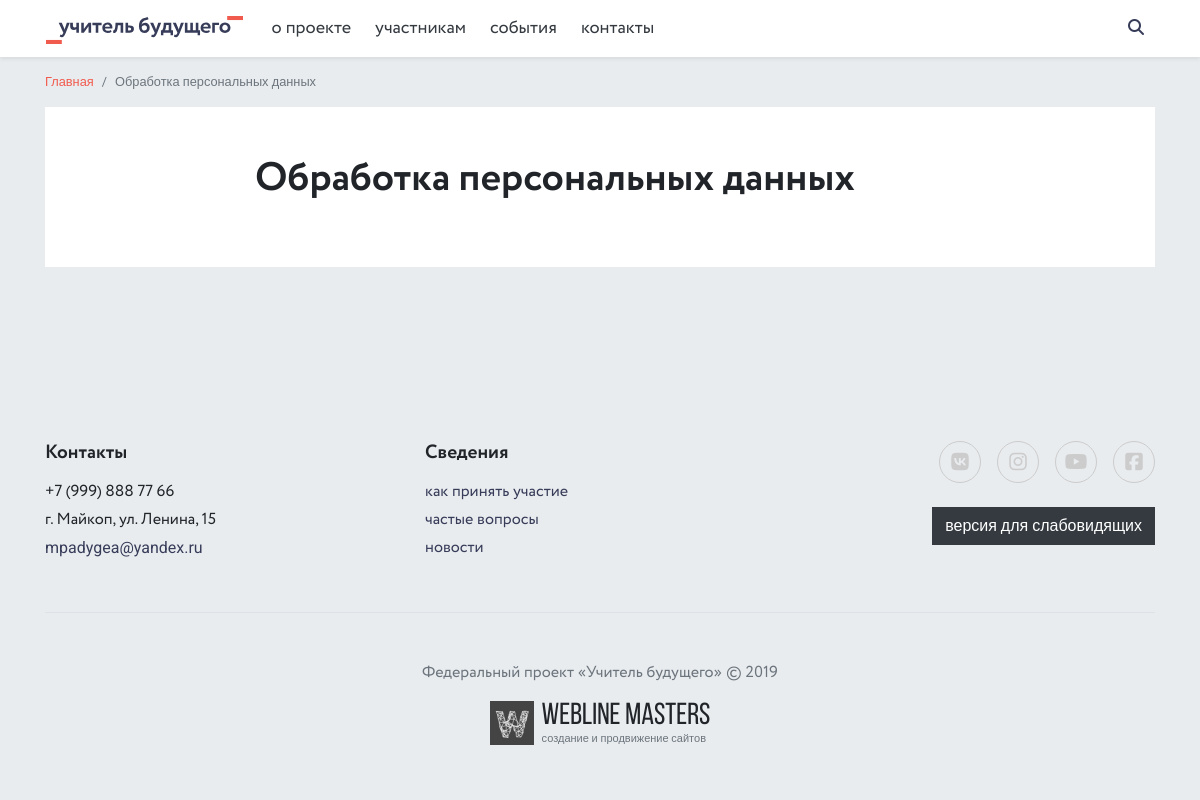
Before: /legacy/ with the older database file.
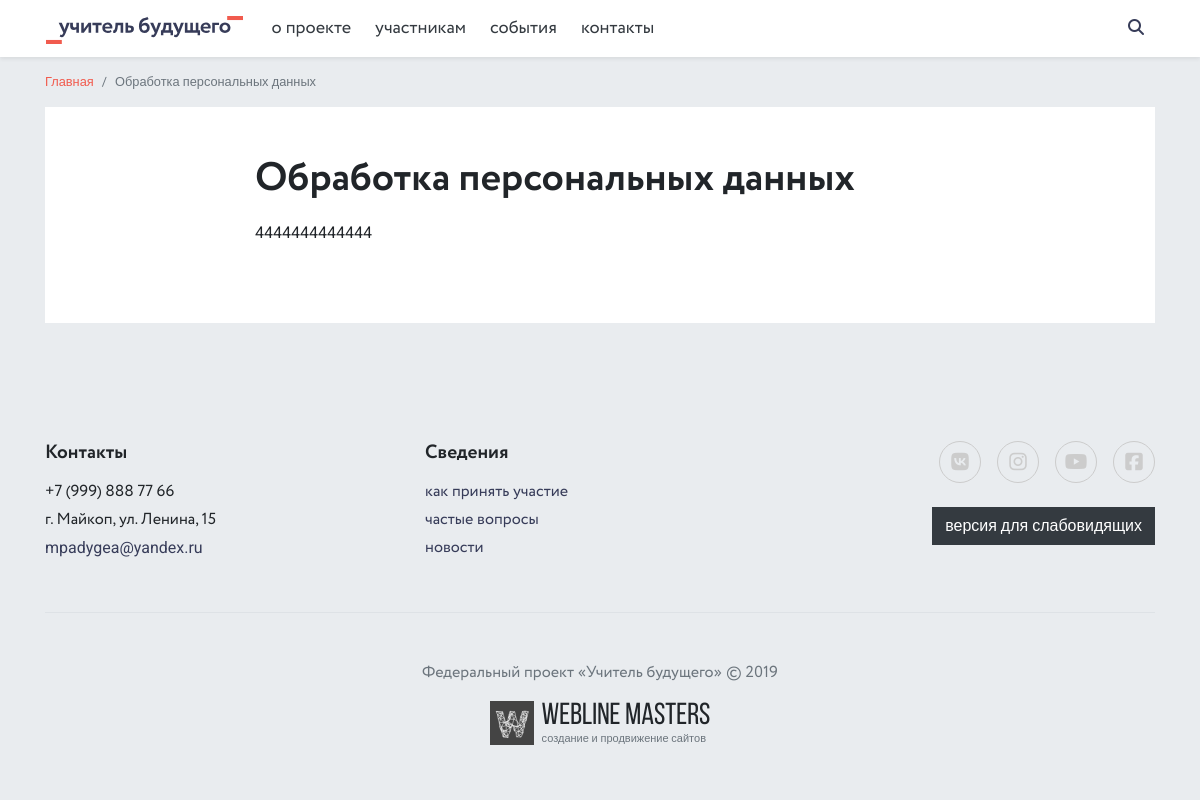
After: the same page with the newer database file.
### core/models.py (models this page shows, shortened)
class SEO(models.Model):
    seo_title = models.CharField(max_length=250, verbose_name='Title', null=True, blank=True)
    seo_desc = models.CharField(max_length=250, verbose_name='Description', null=True, blank=True)
    seo_kwrds = models.CharField(max_length=250, verbose_name='Keywords', null=True, blank=True)
    class Meta:
        abstract = True

class Legacy(SEO):
    text = models.TextField(verbose_name='Обработка персональных данных')
    class Meta:
        verbose_name = 'Обработка персональных данных'
        verbose_name_plural = 'Обработка персональных данных'

### core/views.py (the view)
# urls.py: path('legacy/', views.LegacyView.as_view(), name='legacy'),
class LegacyView(View):
    def get(self, request):
        legacy = Legacy.objects.first()
        context = {
            'legacy': legacy,
        }
        lo = 'lo/' if request.session.get('is_lo') else ''
        return render(request, lo + 'core/legacy.html', context)

### core/context_processors.py (called while the page is built)
def context_info(request):
    phone = Phone.objects.first()
    address = Address.objects.first()
    email = Email.objects.first()
    socials = Social.objects.all()
    main_doc_category = DocumentCategory.objects.filter(is_active=True).first()
    pages = Page.objects.filter(is_active=True).exclude(action='home')
    all_docs = DocumentCategory.objects.filter(is_active=True)
    context = {
        'phone': phone,
        'address': address,
        'email': email,
        'socials': socials,
        'main_doc_category': main_doc_category,
        'pages': pages,
        'all_docs': all_docs,
    }
    return context

### documents/models.py (called while the page is built)
    def get_absolute_url(self):
        return reverse('document_category', args=[self.slug])

### pages/models.py (called while the page is built)
    @property
    def subpages(self):
        return Page.objects.filter(parent=self, is_active=True)

    @property
    def firstchild(self):
        return Page.objects.filter(parent=self, is_active=True).first()

    @property
    def subpagescount(self):
        sublist = Page.objects.filter(parent=self, is_active=True)
        return len(sublist)

### templates/core/legacy.html (shortened to what this page needs)
{% extends 'base.html' %}
{% block content %}
<main role="main">
    <div class="container">
        <div class="d-flex flex-column flex-md-row justify-content-between align-items-md-center mb-3 mb-md-0">
            <ol class="breadcrumb small">
                <li class="breadcrumb-item"><a href="{% url 'index' %}">Главная</a></li>
                <li class="breadcrumb-item active">Обработка персональных данных</li>
            </ol>
        </div>
        <div class="row">
            <div class="col-lg-12">
                <article class="mb-5 bg-white p-4 p-md-5">
                    <h1 class="mt-0">Обработка персональных данных</h1>
                    {{ legacy.text|safe }}
                </article>
            </div>
        </div>
    </div>
</main>
{% endblock content %}

Changed rows visible on the page:
added Legacy: text "4444444444444"
